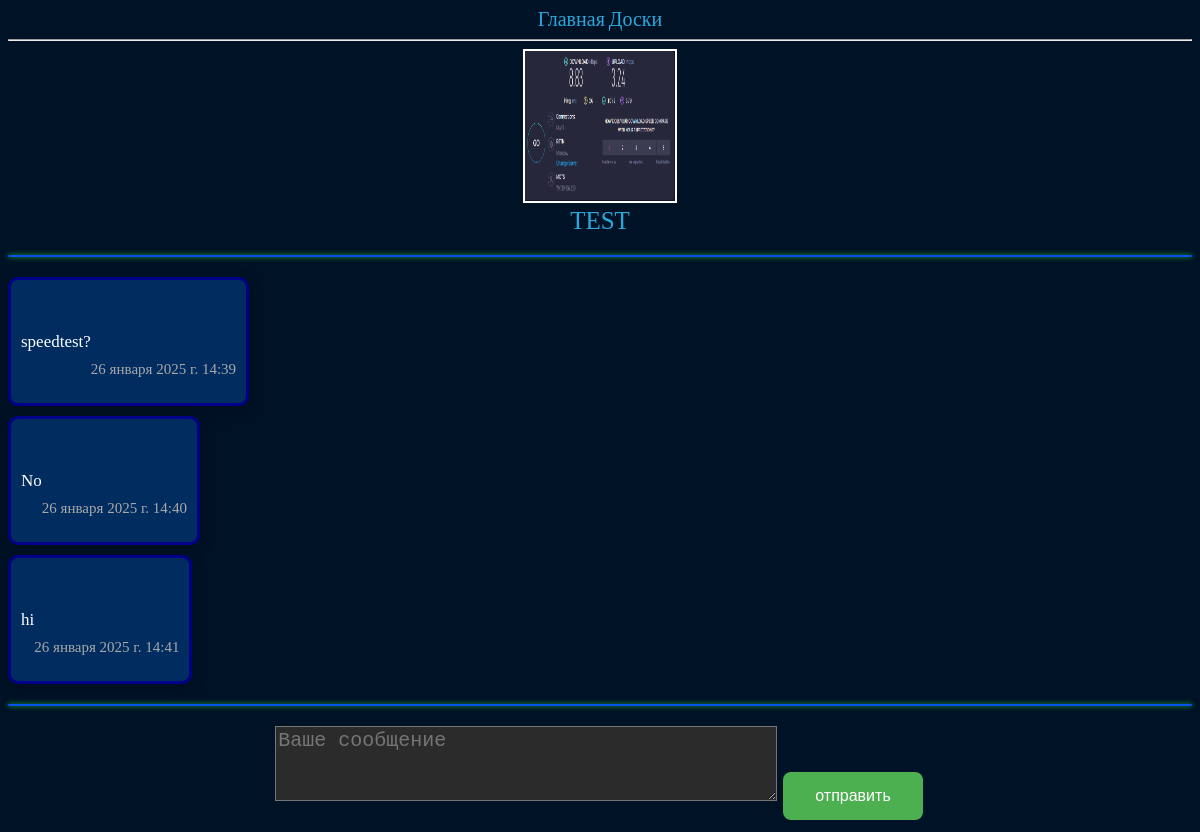
/boards/30cfdb90-84fe-4c82-aa7c-67e2b265028e, run on the app's committed database.
### Forum/models.py (models this page shows)
class Board(models.Model):
    uuid = models.CharField(default=uuid.uuid4, blank=False, unique=True, editable=False, max_length=120)
    name = models.CharField(max_length=120)
    creation_date = models.DateField(default=datetime.date.today)
    image = models.ImageField(blank=True, upload_to="Forum/")

class Message(models.Model):
    board = models.ForeignKey(Board, on_delete=models.CASCADE)
    uuid = models.CharField(default=uuid.uuid4, blank=False, unique=True, editable=False, max_length=120)
    datetime = models.DateTimeField(default=datetime.datetime.now)
    text = models.TextField()

### Forum/views.py (the view)
# urls.py: path("boards/<str:board_uuid>", boardbyuuid),
def boardbyuuid(request, board_uuid):
    global board, messages
    if request.method == "POST":
        form = MessageForm(request.POST)
        if form.is_valid():
            Message.objects.create(board=get_object_or_404(Board, uuid=board_uuid), text=form.cleaned_data["text"]).save()
            return HttpResponseRedirect(f"/boards/{board_uuid}")
        else:
            return HttpResponse(form.errors)
    else:
        form = MessageForm()
        board = Board.objects.get(uuid=board_uuid)
        messages = Message.objects.filter(board_id=board.id)
    return render(request, "board.html", context={"form": form, "board": board, "messages": messages})

### Forum/forms.py
class MessageForm(forms.Form):
    text = forms.CharField(widget=forms.Textarea)

### templates/board.html (shortened to what this page needs)
{% extends "base.html" %}
{% load static %}
{% block style %}<link rel="stylesheet" href="{% static 'Forum/css/main.css' %}">{% endblock %}
{% block body %}
    <img id="boardimage" src="{{ board.image.url }}">
    <a id="boardname" href="/boards/info/{{ board.id }}">{{ board.name }}</a>
    <hr class="styled-hr">
    {% for m in messages %}
        <div class="contextmenu-target-element message">
        <p class="message-text">{{ m.text }} <p class="message-datetime">{{ m.datetime }}</p></p>
        </div>
        {% empty %}
        <div class="contextmenu-target-element message">
        <p>Здесь пока что ничего нет?</p>
        <p class="message-datetime">256 августа 2077г. 11:11</p>
        </div>
    {% endfor %}
<hr class="styled-hr">
    <form method="post">
    <textarea placeholder="Ваше сообщение" name="text" cols="40" rows="3" required="" id="id_text"></textarea>
    <input id="submit_btn" type="submit" value="отправить">
    </form>
{% endblock %}

### Forum/static/Forum/css/main.css (style rules this page uses)
a { font-size: 20px; color: #2AA8DE; text-decoration: none; transition: background 0.3s ease, transform 0.3s ease; }
body { align-content: center; align-items: center; text-align: center; color: white; background-color: #001226; }
.message { background: #002C5F; width: fit-content; height: fit-content; text-align: left; align-items: center; border: 3px solid darkblue; margin-bottom: 10px; padding: 10px; font-size: 17px; display: flex; flex-direction: row; border-radius: 10px; box-shadow: 0 4px 15px rgba(0, 0, 0, 0.2); transition: background 0.3s ease, transform 0.3s ease; }
.message-datetime { text-align: right; font-size: 15px; padding-top: 7vh; color: #A9A9A9; }
#id_text { background: #2b2b2b; color: white; font-size: 20px; }
#submit_btn { background-color: #4CAF50; border: none; color: white; padding: 15px 32px; text-align: center; text-decoration: none; display: inline-block; font-size: 16px; margin: 4px 2px; cursor: pointer; border-radius: 8px; transition: background-color 0.3s, transform 0.2s; }
#boardimage { border: 2px solid white; width: 150px; height: 150px }
#boardname { font-size: 25px; display: flex; align-items: center; flex-direction: column; }
.styled-hr { border: none; height: 2px; background-color: #0752ef; margin: 20px 0; border-radius: 5px; box-shadow: 0 0 5px #23d244; }

### data on the page
Board: image (picture), name "TEST"
Message: text "speedtest?", datetime "26 января 2025 г. 14:39"
Message: text "No", datetime "26 января 2025 г. 14:40"
Message: text "hi", datetime "26 января 2025 г. 14:41"
